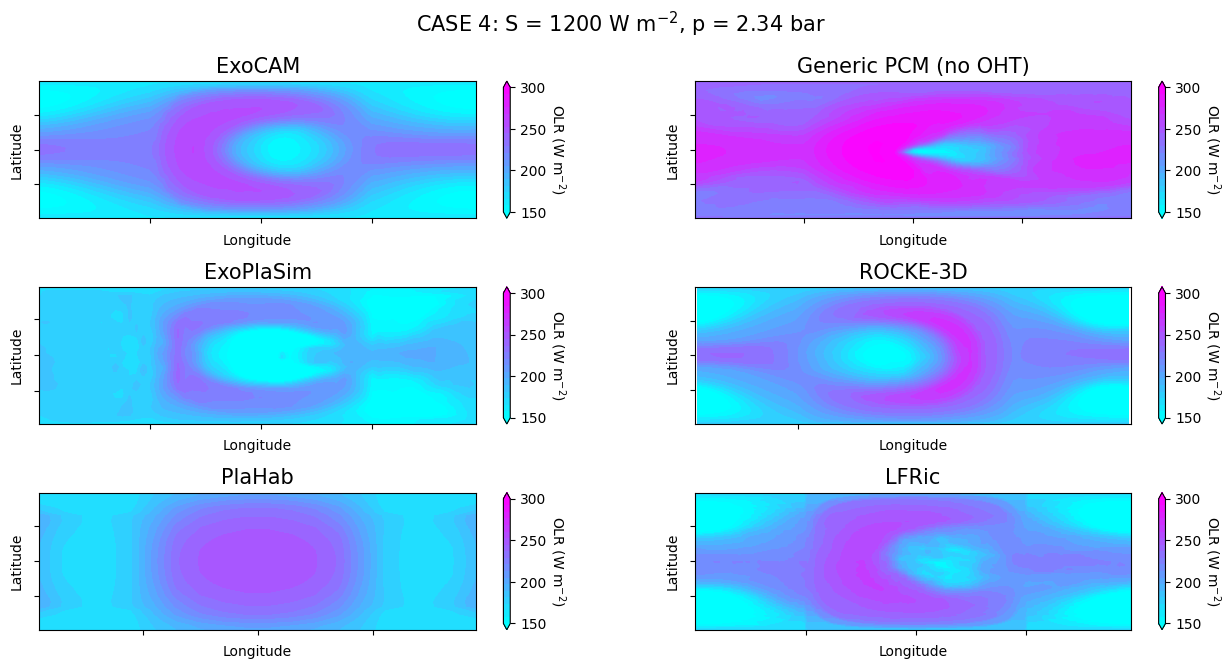

Here is the Python script that generated this plot:
#
# Comparison for SAMOSA Case 4: Temperature
#
import netCDF4
from mpl_toolkits.basemap import Basemap, shiftgrid

import numpy as np
import matplotlib as mpl
import matplotlib.pyplot as plt
from matplotlib.patches import Rectangle

import pykrige.kriging_tools as kt
from pykrige.ok import OrdinaryKriging
from pykrige.uk import UniversalKriging

from scipy.interpolate import CubicSpline

#--------------------------------------------------------------------
# Read ExoPlaSim data
f1 = netCDF4.Dataset( '/models/data/samosa/exoplasim/full_t21_synchronous__3000teff_15day/t21_synchronous_2.34pn2_flux1200_400.0co2_3000teff_15day.nc' )

Ts_plasim4 = np.abs( np.average( f1.variables[ 'rlut' ], axis=0 ) )
lat_plasim = np.array( f1.variables[ 'lat' ] )
lon_plasim = np.array( f1.variables[ 'lon' ] )

Ts_plasim4, lon_plasim = shiftgrid( 180., Ts_plasim4, lon_plasim, start=False )

lats_plasim = np.zeros( lat_plasim.size * lon_plasim.size )
lons_plasim = np.zeros( lat_plasim.size * lon_plasim.size )
Tss_plasim  = np.zeros( lat_plasim.size * lon_plasim.size )
count = 0

for i in range( 0, lon_plasim.size ):
	for j in range( 0, lat_plasim.size ):
		lons_plasim[ count ] = lon_plasim[i]
		lats_plasim[ count ] = lat_plasim[j]
		Tss_plasim[  count ] = Ts_plasim4[j,i]
		count += 1

#--------------------------------------------------------------------
# Read ExoCAM data
f2 = netCDF4.Dataset( '/models/data/samosa/exocam/samosa4.cam.h0.avg.nc' )

Ts_exocam4 = np.average( f2.variables[ 'FLUT' ], axis=0 )
lat_exocam = np.array( f2.variables[ 'lat' ] )
lon_exocam = np.array( f2.variables[ 'lon' ] )

lats_exocam = np.zeros( lat_exocam.size * lon_exocam.size )
lons_exocam = np.zeros( lat_exocam.size * lon_exocam.size )
Tss_exocam  = np.zeros( lat_exocam.size * lon_exocam.size )
count = 0

for i in range( 0, lon_exocam.size ):
	for j in range( 0, lat_exocam.size ):
		lons_exocam[ count ] = lon_exocam[i]
		lats_exocam[ count ] = lat_exocam[j]
		Tss_exocam[  count ] = Ts_exocam4[j,i]
		count += 1

#--------------------------------------------------------------------
# Read Generic PCM data
#f3 = netCDF4.Dataset( '/models/data/samosa/genericpcm/SAMOSA_output_file_Generic_PCM_case-4_OHT_on.nc' )
f3 = netCDF4.Dataset( '/models/data/samosa/genericpcm/SAMOSA_output_file_Generic_PCM_case-4_OHT_off.nc' )

Ts_pcm4 = np.array( f3.variables[ 'outgoing_longwave_radiation' ] )
lat_pcm = np.array( f3.variables[ 'latitude' ] )
lon_pcm = np.array( f3.variables[ 'longitude' ] )

lats_pcm = np.zeros( lat_pcm.size * lon_pcm.size )
lons_pcm = np.zeros( lat_pcm.size * lon_pcm.size )
Tss_pcm  = np.zeros( lat_pcm.size * lon_pcm.size )
count = 0

for i in range( 0, lon_pcm.size ):
	for j in range( 0, lat_pcm.size ):
		lons_pcm[ count ] = lon_pcm[i]
		lats_pcm[ count ] = lat_pcm[j]
		Tss_pcm[  count ] = Ts_pcm4[j,i]
		count += 1

#--------------------------------------------------------------------
# Read ROCKE-3D data
f4 = netCDF4.Dataset( '/models/data/samosa/rocke3d/rocke_04q.nc' )

Ts_r3d4 = np.abs( np.array( f4.variables[ 'trnf_toa' ] ) )
lat_r3d = np.array( f4.variables[ 'lat' ] )
lon_r3d = np.array( f4.variables[ 'lon' ] )

Ts_r3d4, lon_r3d = shiftgrid( 0, Ts_r3d4, lon_r3d, start=False )

lats_r3d = np.zeros( lat_r3d.size * lon_r3d.size )
lons_r3d = np.zeros( lat_r3d.size * lon_r3d.size )
Tss_r3d  = np.zeros( lat_r3d.size * lon_r3d.size )
count = 0

for i in range( 0, lon_r3d.size ):
	for j in range( 0, lat_r3d.size ):
		lons_r3d[ count ] = lon_r3d[i]
		lats_r3d[ count ] = lat_r3d[j]
		Tss_r3d[  count ] = Ts_r3d4[j,i]
		count += 1

#--------------------------------------------------------------------
# Read PlaHab data
f5 = open( '/models/data/samosa/plahab/case4_OLR.out' )

lon_plahab = np.array( [ -171., -153. , -135. , -117., -99., -81.,  -63.,  -45.,  -27., -9., 9.,  27.0 , 45., 63., 81., 99., 117., 135., 153., 171. ] )
lat_plahab = np.array( [ -88., -82., -77., -72., -68., -62., -58., -52., -47., -43., -37., -32., -28., -23., -18., -13., -7., -2., 2., 7., 13., 18., 23., 28., 32., 37., 43., 47., 52., 58., 62., 68., 72., 77., 82., 88. ] )
Ts_plahab4 = np.zeros( ( lat_plahab.size, lon_plahab.size ) )

lats_plahab = np.zeros( lat_plahab.size * lon_plahab.size )
lons_plahab = np.zeros( lat_plahab.size * lon_plahab.size )
Tss_plahab  = np.zeros( lat_plahab.size * lon_plahab.size )
count = 0
j = 0

for line in f5.readlines():
	line = line.strip()
	columns = line.split()
	for i in range( 1, lon_plahab.size + 1 ):
		lons_plahab[ count ] = lon_plahab[i-1]
		lats_plahab[ count ] = columns[0]
		Tss_plahab[  count ] = columns[i]
		Ts_plahab4[ j, i-1 ] = columns[i]
		count += 1
	j += 1

#--------------------------------------------------------------------
# Read LFRic data
f6 = netCDF4.Dataset( '/models/data/samosa/lfric/samosa_case04__lfric_c24.nc' )

Ts_lfric4 = f6.variables[ 'lw_up_toa' ]
lat_lfric = np.array( f6.variables[ 'lat' ] )
lon_lfric = np.array( f6.variables[ 'lon' ] )
nlev_lfric = len( np.array( f6.variables[ 'level_height' ] ) )

Ts_lfric4, lon_lfric = shiftgrid( 180., Ts_lfric4, lon_lfric, start=False )

lats_lfric = np.zeros( lat_lfric.size * lon_lfric.size )
lons_lfric = np.zeros( lat_lfric.size * lon_lfric.size )
Tss_lfric  = np.zeros( lat_lfric.size * lon_lfric.size )
count = 0

for i in range( 0, lon_lfric.size ):
	for j in range( 0, lat_lfric.size ):
		lons_lfric[ count ] = lon_lfric[i]
		lats_lfric[ count ] = lat_lfric[j]
		Tss_lfric[  count ] = Ts_lfric4[j,i]
		count += 1

#--------------------------------------------------------------------
# Set Up Figure

cm = mpl.colormaps.get_cmap('cool')
contourmax  = 300.0
contourmin  = 150.0

fig, axd = plt.subplot_mosaic([['P1', 'P2'],
                               ['P3', 'P4'],
                               ['P5', 'P6']],
                              figsize=(15.5, 7.125))

#--------------------------------------------------------------------
# Panel 1

im1 = axd[ 'P1' ].contourf( lon_exocam, lat_exocam, Ts_exocam4, cmap=cm, levels=np.linspace(contourmin,contourmax,20), extend='both' )
#axd[ 'P1' ].set( title='ExoCAM' )
axd[ 'P1' ].set_title( 'ExoCAM', fontsize=15 )
axd[ 'P1' ].set_xlabel( 'Longitude', fontsize = 10 )
axd[ 'P1' ].set_ylabel( 'Latitude', fontsize = 10 )
axd[ 'P1' ].set_xticks( [ 90, 180, 270 ], labels=[] )
axd[ 'P1' ].set_yticks( [ -45, 0, 45 ], labels=[] )


#--------------------------------------------------------------------
# Panel 2

im2 = axd[ 'P3' ].contourf( lon_plasim, lat_plasim, Ts_plasim4, cmap=cm, vmin=contourmin, vmax=contourmax, levels=np.linspace(contourmin,contourmax,20), extend='both' )
axd[ 'P3' ].set_title( 'ExoPlaSim', fontsize=15 )
axd[ 'P3' ].set_xlabel( 'Longitude', fontsize = 10 )
axd[ 'P3' ].set_ylabel( 'Latitude', fontsize = 10 )
axd[ 'P3' ].set_xticks( [ -90, 0, 90 ], labels=[] )
axd[ 'P3' ].set_yticks( [ -45, 0, 45 ], labels=[] )

#--------------------------------------------------------------------
# Panel 3

im3 = axd[ 'P2' ].contourf( lon_pcm, lat_pcm, Ts_pcm4, cmap=cm, vmin=contourmin, vmax=contourmax, levels=np.linspace(contourmin,contourmax,20), extend='both' )
#axd[ 'P2' ].set_title( 'Generic PCM (with OHT)', fontsize=15 )
axd[ 'P2' ].set_title( 'Generic PCM (no OHT)', fontsize=15 )
axd[ 'P2' ].set_xlabel( 'Longitude', fontsize = 10 )
axd[ 'P2' ].set_ylabel( 'Latitude', fontsize = 10 )
axd[ 'P2' ].set_xticks( [ -90, 0, 90 ], labels=[] )
axd[ 'P2' ].set_yticks( [ -45, 0, 45 ], labels=[] )

#--------------------------------------------------------------------
# Panel 4

im4 = axd[ 'P4' ].contourf( lon_r3d, lat_r3d, Ts_r3d4, cmap=cm, vmin=contourmin, vmax=contourmax, levels=np.linspace(contourmin,contourmax,20), extend='both' )
axd[ 'P4' ].set_title( 'ROCKE-3D', fontsize=15 )
axd[ 'P4' ].set_xlabel( 'Longitude', fontsize = 10 )
axd[ 'P4' ].set_ylabel( 'Latitude', fontsize = 10 )
axd[ 'P4' ].set_xticks( [ -90, 0, 90 ], labels=[] )
axd[ 'P4' ].set_yticks( [ -45, 0, 45 ], labels=[] )
axd[ 'P4' ].set_xlim( [ -5, -365 ] )
axd[ 'P4' ].set_ylim( [ -90,  90 ] )

#--------------------------------------------------------------------
# Panel 5

im5 = axd[ 'P5' ].contourf( lon_plahab, lat_plahab, Ts_plahab4, cmap=cm, vmin=contourmin, vmax=contourmax, levels=np.linspace(contourmin,contourmax,20), extend='both' )
axd[ 'P5' ].set_title( 'PlaHab', fontsize=15 )
axd[ 'P5' ].set_xlabel( 'Longitude', fontsize = 10 )
axd[ 'P5' ].set_ylabel( 'Latitude', fontsize = 10 )
axd[ 'P5' ].set_xticks( [ -90, 0, 90 ], labels=[] )
axd[ 'P5' ].set_yticks( [ -45, 0, 45 ], labels=[] )

#--------------------------------------------------------------------
# Panel 6

im6 = axd[ 'P6' ].contourf( lon_lfric, lat_lfric, Ts_lfric4, cmap=cm, vmin=contourmin, vmax=contourmax, levels=np.linspace(contourmin,contourmax,20), extend='both' )
axd[ 'P6' ].set_title( 'LFRic', fontsize=15 )
axd[ 'P6' ].set_xlabel( 'Longitude', fontsize = 10 )
axd[ 'P6' ].set_ylabel( 'Latitude', fontsize = 10 )
axd[ 'P6' ].set_xticks( [ -90, 0, 90 ], labels=[] )
axd[ 'P6' ].set_yticks( [ -45, 0, 45 ], labels=[] )

#--------------------------------------------------------------------
# ZEROVAL Panel
#ZEROVALS = np.zeros( ( np.size( lat_pcm ), np.size( lon_pcm ) ) )
#im6 = axd[ 'P6' ].contourf( lon_pcm, lat_pcm, ZEROVAL

#--------------------------------------------------------------------
# Finalize

cb1 = fig.colorbar( im1, ax=axd[ 'P1' ], extend='both', ticks=np.arange( contourmin, contourmax + 50, 50 ) )
cb2 = fig.colorbar( im2, ax=axd[ 'P3' ], extend='both', ticks=np.arange( contourmin, contourmax + 50, 50 ) )
cb3 = fig.colorbar( im3, ax=axd[ 'P2' ], extend='both', ticks=np.arange( contourmin, contourmax + 50, 50 ) )
cb4 = fig.colorbar( im4, ax=axd[ 'P4' ], extend='both', ticks=np.arange( contourmin, contourmax + 50, 50 ) )
cb5 = fig.colorbar( im5, ax=axd[ 'P5' ], extend='both', ticks=np.arange( contourmin, contourmax + 50, 50 ) )
cb6 = fig.colorbar( im6, ax=axd[ 'P6' ], extend='both', ticks=np.arange( contourmin, contourmax + 50, 50 ) )

cb1.ax.get_yaxis().labelpad = 15
cb1.set_label( 'OLR (W m$^{-2}$)', rotation=270 )
cb2.ax.get_yaxis().labelpad = 15
cb2.set_label( 'OLR (W m$^{-2}$)', rotation=270 )
cb3.ax.get_yaxis().labelpad = 15
cb3.set_label( 'OLR (W m$^{-2}$)', rotation=270 )
cb4.ax.get_yaxis().labelpad = 15
cb4.set_label( 'OLR (W m$^{-2}$)', rotation=270 )
cb5.ax.get_yaxis().labelpad = 15
cb5.set_label( 'OLR (W m$^{-2}$)', rotation=270 )
cb6.ax.get_yaxis().labelpad = 15
cb6.set_label( 'OLR (W m$^{-2}$)', rotation=270 )

fig.subplots_adjust( hspace = 0.50 )
fig.suptitle( "CASE 4: S = 1200 W m$^{-2}$, p = 2.34 bar", fontsize=15 )

fig.savefig( "fig_compare_OLR.png", bbox_inches='tight' )
fig.savefig( "fig_compare_OLR.eps", bbox_inches='tight' )
#plt.show()
